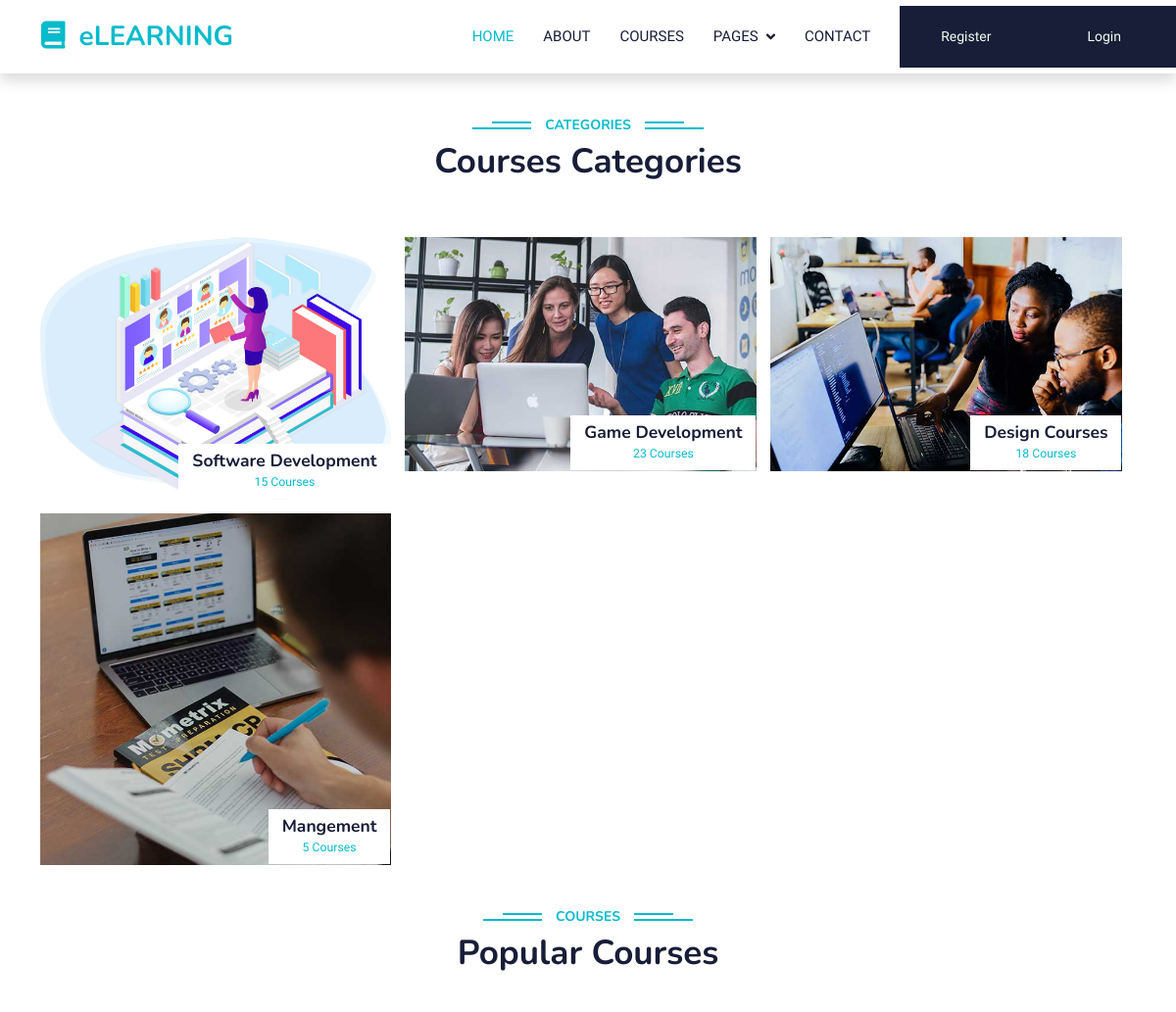
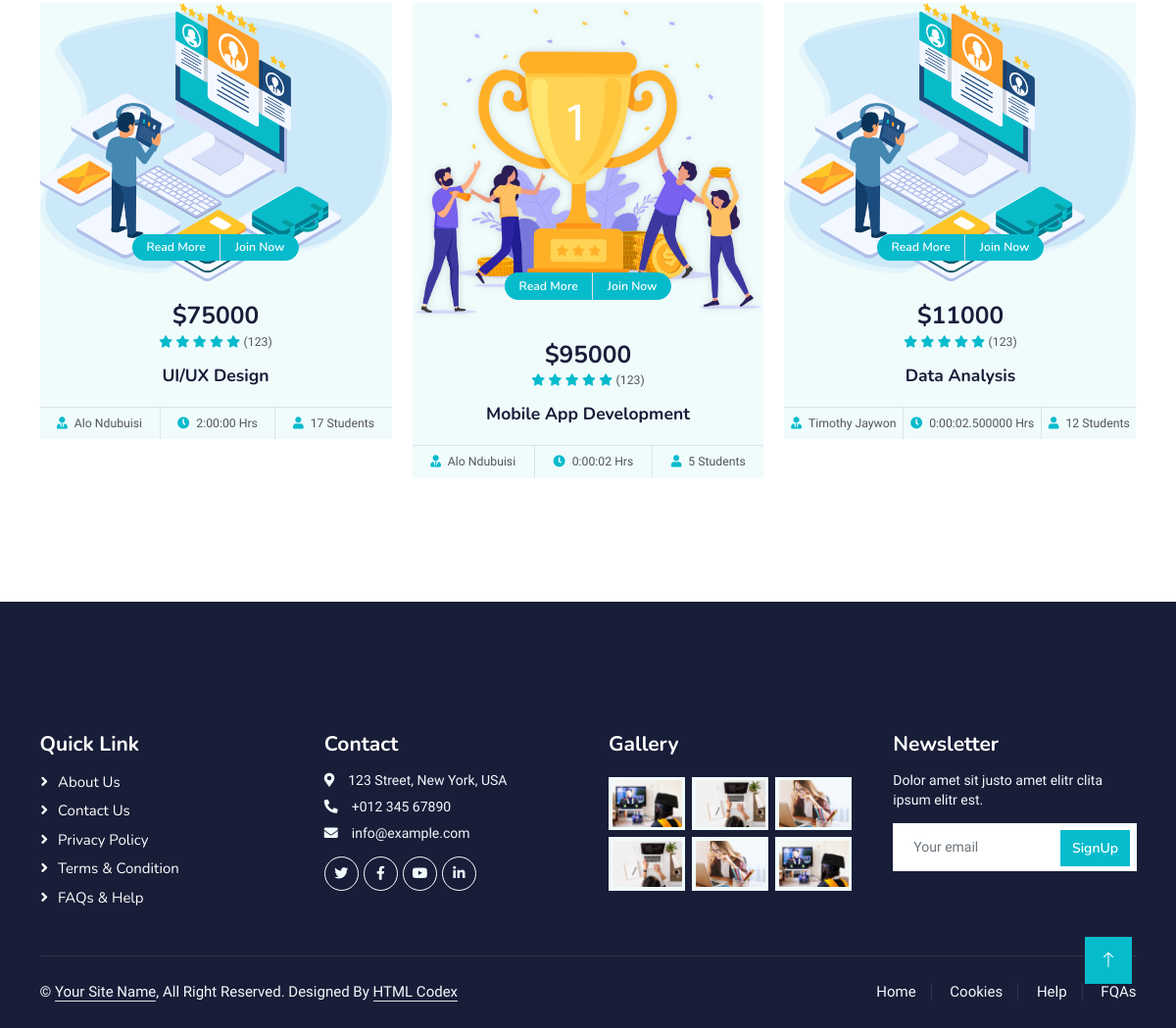
Page /courses/ on the committed database (2 pictures, top to bottom).
### elearningApp/models.py (models this page shows, shortened)
class CoursesCategories(models.Model):
    image = models.ImageField(upload_to="CoursesCat")
    categories = models.CharField(max_length=20)
    no_of_courses = models.IntegerField(default=0)

class PopularCourse(models.Model):
    name = models.CharField(max_length=100)
    price = models.IntegerField()
    image = models.ImageField(upload_to="UploadedIages", default="./course-1.jpg")
    number_of_students = models.IntegerField()
    course_duration = models.DurationField()
    instructor = models.CharField(max_length=20)

### elearningApp/views.py (the view)
# urls.py: path('courses/', views.courses, name = "courses"),
def courses(request):
    coursescategory = CoursesCategories.objects.all()
    popcourse = PopularCourse.objects.all()
    return render(request, "courses.html", {'popcourse':popcourse, 'coursescategory':coursescategory})

### elearningApp/templates/courses.html (shortened to what this page needs)
{% extends 'base.html' %}
{% load static %}
{% static "img" as baseUrl %}
{% block content %}
<div class="container-xxl py-5 category">
    <div class="container">
        <div class="text-center wow fadeInUp" data-wow-delay="0.1s">
            <h6 class="section-title bg-white text-center text-primary px-3">Categories</h6>
            <h1 class="mb-5">Courses Categories</h1>
        </div>
        <div class="row g-3">
                <div class="row g-3">
                    {% for category in coursescategory %}
                    <div class="col-lg-4 col-md-12 wow zoomIn" data-wow-delay="0.1s">
                        <a class="position-relative d-block overflow-hidden" href="">
                            <img class="img-fluid" src="{{category.image.url}}" alt="">
                            <div class="bg-white text-center position-absolute bottom-0 end-0 py-2 px-3" style="margin: 1px;">
                                <h5 class="m-0">{{category.categories}}</h5>
                                <small class="text-primary">{{category.no_of_courses}} Courses</small>
                            </div>
                        </a>
                    </div>
                {% endfor %}
        </div>
    </div>
</div>
<div class="container-xxl py-5">
    <div class="container">
        <div class="text-center wow fadeInUp" data-wow-delay="0.1s">
            <h6 class="section-title bg-white text-center text-primary px-3">Courses</h6>
            <h1 class="mb-5">Popular Courses</h1>
        </div>
        <div class="row g-4 justify-content-center">
            {% for course in popcourse %}
            <div class="col-lg-4 col-md-6 wow fadeInUp" data-wow-delay="0.1s">
                <div class="course-item bg-light">
                    <div class="position-relative overflow-hidden">
                        <img class="img-fluid" src="{{course.image.url}}" alt="">
                        <div class="w-100 d-flex justify-content-center position-absolute bottom-0 start-0 mb-4">
                            <a href="#" class="flex-shrink-0 btn btn-sm btn-primary px-3 border-end" style="border-radius: 30px 0 0 30px;">Read More</a>
                            <a href="#" class="flex-shrink-0 btn btn-sm btn-primary px-3" style="border-radius: 0 30px 30px 0;">Join Now</a>
                        </div>
                    </div>
                    <div class="text-center p-4 pb-0">
                        <h3 class="mb-0">${{course.price}}</h3>
                        <div class="mb-3">
                            <small class="fa fa-star text-primary"></small>
                            <small class="fa fa-star text-primary"></small>
                            <small class="fa fa-star text-primary"></small>
                            <small class="fa fa-star text-primary"></small>
                            <small class="fa fa-star text-primary"></small>
                            <small>(123)</small>
                        </div>
                        <h5 class="mb-4">{{course.name}}</h5>
                    </div>
                    <div class="d-flex border-top">
                        <small class="flex-fill text-center border-end py-2"><i class="fa fa-user-tie text-primary me-2"></i>{{course.instructor}}</small>
                        <small class="flex-fill text-center border-end py-2"><i class="fa fa-clock text-primary me-2"></i>{{course.course_duration}} Hrs</small>
                        <small class="flex-fill text-center py-2"><i class="fa fa-user text-primary me-2"></i>{{course.number_of_students}} Students</small>
                    </div>
                </div>
            </div>
            {% endfor %}
            </div>
        </div>
    </div>
</div>
{% endblock %}

### elearningApp/templates/base.html (shortened to what this page needs)
<!DOCTYPE html>
<html>
    <head>
        {% load static %}
        <link rel="stylesheet" href="https://cdnjs.cloudflare.com/ajax/libs/semantic-ui/2.4.1/semantic.min.css">
        <link href="https://cdnjs.cloudflare.com/ajax/libs/font-awesome/5.10.0/css/all.min.css" rel="stylesheet">
        <link href="https://cdn.jsdelivr.net/npm/bootstrap-icons@1.4.1/font/bootstrap-icons.css" rel="stylesheet">
        <link href="{% static 'lib/animate/animate.min.css' %}" rel="stylesheet">
        <link href="{% static 'lib/owlcarousel/assets/owl.carousel.min.css' %}" rel="stylesheet">
        <link href="{% static 'css/bootstrap.min.css' %}" rel="stylesheet">
        <link rel="stylesheet" href="{% static 'css/style.css' %}">
    </head>
    <body>
        <nav class="navbar navbar-expand-lg bg-white navbar-light shadow sticky-top navbar-fixed p-0">
        <a href="{% url 'index' %}" class="navbar-brand d-flex align-items-center px-4 px-lg-5">
            <h2 class="m-0 text-primary"><i class="fa fa-book me-3"></i>eLEARNING</h2>
        </a>
        <div class="collapse navbar-collapse" id="navbarCollapse">
            <div class="navbar-nav ms-auto p-4 p-lg-0">
                <a href="{% url "index" %}" class="nav-item nav-link active">Home</a>
                <a href="{% url "about" %}" class="nav-item nav-link">About</a>
                <a href="{% url "courses" %}" class="nav-item nav-link">Courses</a>
                <div class="nav-item dropdown">
                    <a href="#" class="nav-link dropdown-toggle" data-bs-toggle="dropdown">Pages</a>
                </div>
                <a href="{% url "contact" %}" class="nav-item nav-link">Contact</a>
            </div>
            {% if user.is_authenticated %}
            <h3>Hello, {{user.username}} !</h3>
            <a href="{% url "logout" %}" class="py-4 px-lg-5 d-lg-block" style="background:#181D38; color:#eeffee;">Logout<i class="fa fa-login ms-3"></i></a>
            {% else %}
            <a href="{% url "register" %}" class="py-4 px-lg-5 d-lg-block" style="background:#181D38; color:#eeffee;">Register</a>
            <a href="{% url "login" %}" class="py-4 px-lg-5 d-lg-block" style="background:#181D38; color:#eeffee;">Login</a>
            {% endif %}
        </div>
    </nav>
        {% block content %}
        {% endblock %}
    <div class="container-fluid bg-dark text-light footer pt-5 mt-5 wow fadeIn" data-wow-delay="0.1s">
        <h1>Here is our footer</h1>
        <div class="container py-5">
            <div class="row g-5">
                <div class="col-lg-3 col-md-6">
                    <h4 class="text-white mb-3">Quick Link</h4>
                    <a class="btn btn-link" href="">About Us</a>
                    <a class="btn btn-link" href="">Contact Us</a>
                    <a class="btn btn-link" href="">Privacy Policy</a>
                    <a class="btn btn-link" href="">Terms & Condition</a>
                    <a class="btn btn-link" href="">FAQs & Help</a>
                </div>
                <div class="col-lg-3 col-md-6">
                    <h4 class="text-white mb-3">Contact</h4>
                    <p class="mb-2"><i class="fa fa-map-marker-alt me-3"></i>123 Street, New York, USA</p>
                    <p class="mb-2"><i class="fa fa-phone-alt me-3"></i>+012 345 67890</p>
                    <p class="mb-2"><i class="fa fa-envelope me-3"></i>info@example.com</p>
                    <div class="d-flex pt-2">
                        <a class="btn btn-outline-light btn-social" href=""><i class="fab fa-twitter"></i></a>
                        <a class="btn btn-outline-light btn-social" href=""><i class="fab fa-facebook-f"></i></a>
                        <a class="btn btn-outline-light btn-social" href=""><i class="fab fa-youtube"></i></a>
                        <a class="btn btn-outline-light btn-social" href=""><i class="fab fa-linkedin-in"></i></a>
                    </div>
                </div>
                <div class="col-lg-3 col-md-6">
                    <h4 class="text-white mb-3">Gallery</h4>
                    <div class="row g-2 pt-2">
                        <div class="col-4">
                            <img class="img-fluid bg-light p-1" src="{% static 'img/course-1.jpg' %}" alt="">
                        </div>
                        <div class="col-4">
                            <img class="img-fluid bg-light p-1" src="{% static 'img/course-2.jpg' %}" alt="">
                        </div>
                        <div class="col-4">
                            <img class="img-fluid bg-light p-1" src="{% static 'img/course-3.jpg' %}" alt="">
                        </div>
                        <div class="col-4">
                            <img class="img-fluid bg-light p-1" src="{% static 'img/course-2.jpg' %}" alt="">
                        </div>
                        <div class="col-4">
                            <img class="img-fluid bg-light p-1" src="{% static 'img/course-3.jpg' %}" alt="">
                        </div>
                        <div class="col-4">
                            <img class="img-fluid bg-light p-1" src="{% static 'img/course-1.jpg' %}" alt="">
                        </div>
                    </div>
                </div>
                <div class="col-lg-3 col-md-6">
                    <h4 class="text-white mb-3">Newsletter</h4>
                    <p>Dolor amet sit justo amet elitr clita ipsum elitr est.</p>
                    <div class="position-relative mx-auto" style="max-width: 400px;">
                        <input class="form-control border-0 w-100 py-3 ps-4 pe-5" type="text" placeholder="Your email">
                        <button type="button" class="btn btn-primary py-2 position-absolute top-0 end-0 mt-2 me-2">SignUp</button>
                    </div>
                </div>
            </div>
        </div>
        <div class="container">
            <div class="copyright">
                <div class="row">
                    <div class="col-md-6 text-center text-md-start mb-3 mb-md-0">
                        &copy; <a class="border-bottom" href="#">Your Site Name</a>, All Right Reserved.
                        Designed By <a class="border-bottom" href="https://htmlcodex.com">HTML Codex</a>
                    </div>
                    <div class="col-md-6 text-center text-md-end">
                        <div class="footer-menu">
                            <a href="">Home</a>
                            <a href="">Cookies</a>
                            <a href="">Help</a>
                            <a href="">FQAs</a>
                        </div>
                    </div>
                </div>
            </div>
        </div>
    </div>
    <a href="#" class="btn btn-lg btn-primary btn-lg-square back-to-top"><i class="bi bi-arrow-up"></i></a>
    </body>
</html>

### elearningApp/static/css/style.css (style rules this page uses)
:root { --primary: #06BBCC; --light: #F0FBFC; --dark: #181d38; }
.back-to-top { position: fixed; display: none; right: 45px; bottom: 45px; z-index: 99; }
.btn { font-family: 'Nunito', sans-serif; font-weight: 600; transition: .5s; }
.btn.btn-primary, .btn.btn-secondary { color: #FFFFFF; }
.btn-lg-square { width: 48px; height: 48px; }
.btn-square, .btn-sm-square, .btn-lg-square { padding: 0; display: flex; align-items: center; justify-content: center; font-weight: normal; border-radius: 0px; }
.navbar .dropdown-toggle::after { border: none; content: "\f107"; font-family: "Font Awesome 5 Free"; font-weight: 900; vertical-align: middle; margin-left: 8px; }
.navbar-light .navbar-nav .nav-link { margin-right: 30px; padding: 25px 0; color: #FFFFFF; font-size: 15px; text-transform: uppercase; outline: none; }
.navbar-light .navbar-nav .nav-link:hover, .navbar-light .navbar-nav .nav-link.active { color: var(--primary); }
.navbar-light .navbar-brand, .navbar-light a.btn { height: 75px; }
.navbar-light .navbar-nav .nav-link { color: var(--dark); font-weight: 500; }
.navbar-light.sticky-top { top: -100px; transition: .5s; }
.section-title { position: relative; display: inline-block; text-transform: uppercase; }
.section-title::before { position: absolute; content: ""; width: calc(100% + 80px); height: 2px; top: 4px; left: -40px; background: var(--primary); z-index: -1; }
.section-title::after { position: absolute; content: ""; width: calc(100% + 120px); height: 2px; bottom: 5px; left: -60px; background: var(--primary); z-index: -1; }
.category img, .course-item img { transition: .5s; }
.footer .btn.btn-social { margin-right: 5px; width: 35px; height: 35px; display: flex; align-items: center; justify-content: center; color: var(--light); font-weight: normal; border: 1px solid #FFFFFF; border-radius: 35px; transition: .3s; }
.footer .btn.btn-link { display: block; margin-bottom: 5px; padding: 0; text-align: left; color: #FFFFFF; font-size: 15px; font-weight: normal; text-transform: capitalize; transition: .3s; }
.footer .btn.btn-link::before { position: relative; content: "\f105"; font-family: "Font Awesome 5 Free"; font-weight: 900; margin-right: 10px; }
.footer .copyright { padding: 25px 0; font-size: 15px; border-top: 1px solid rgba(256, 256, 256, .1); }
.footer .copyright a { color: var(--light); }
.footer .footer-menu a { margin-right: 15px; padding-right: 15px; border-right: 1px solid rgba(255, 255, 255, .1); }
.footer .footer-menu a:last-child { margin-right: 0; padding-right: 0; border-right: none; }

### rows in the picture
CoursesCategories: image (picture), categories "Software Development", no_of_courses "15"
CoursesCategories: image (picture), categories "Game Development", no_of_courses "23"
CoursesCategories: image (picture), categories "Design Courses", no_of_courses "18"
CoursesCategories: image (picture), categories "Mangement", no_of_courses "5"
PopularCourse: image (picture), price "75000", name "UI/UX Design", instructor "Alo Ndubuisi", course_duration "2:00:00", number_of_students "17"
PopularCourse: image (picture), price "95000", name "Mobile App Development", instructor "Alo Ndubuisi", course_duration "0:00:02", number_of_students "5"
PopularCourse: image (picture), price "11000", name "Data Analysis", instructor "Timothy Jaywon", course_duration "0:00:02.500000", number_of_students "12"
